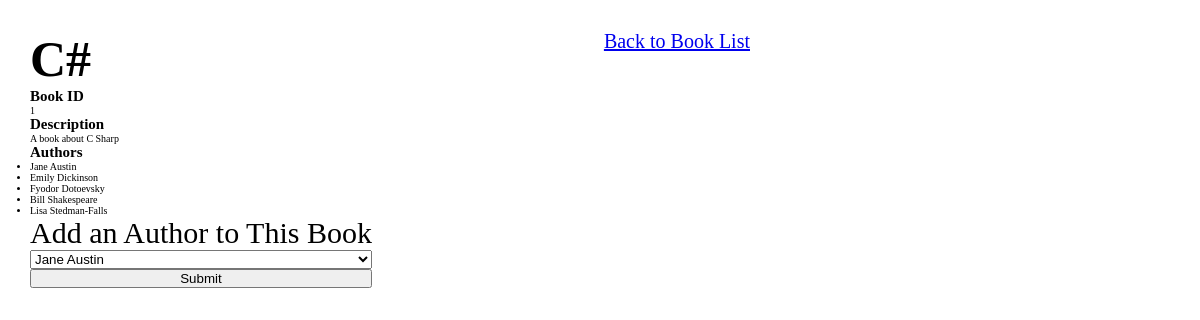
Screenshot of /books/1 with the database file from the repository.
### books_authors_app/models.py (models this page shows, shortened)
class Books(models.Model):
    title = models.CharField(max_length=255)
    desc = models.TextField()
    created_at = models.DateTimeField(auto_now_add=True)
    updated_at = models.DateTimeField(auto_now=True)

class Authors(models.Model):
    first_name = models.CharField(max_length=45)
    last_name = models.CharField(max_length=45)
    notes = models.TextField(null=True)
    books = models.ManyToManyField(Books, related_name= "book_authors")
    created_at = models.DateTimeField(auto_now_add=True)
    updated_at = models.DateTimeField(auto_now=True)

### books_authors_app/views.py (the view)
# urls.py: path("books/<int:book_id>", views.book_profile),
def book_profile(request, book_id):
    this_book = Books.objects.get(id=book_id)
    context = {
    "a_book": this_book,
    "all_the_authors":Authors.objects.all()
    }
    return render(request, "book_profile.html", context)

### books_authors_app/templates/book_profile.html (shortened to what this page needs)
<!DOCTYPE html>
<html lang="en-US">
<head>
    {% load static %}
    <link rel="stylesheet" href="{% static 'style.css' %}">
</head>
<body>
    <div id="wrapper">
        <div id="book_info">
            <h1>{{a_book.title}}</h1>
            <h2>Book ID</h2>
            <p>{{a_book.id}}</p>
            <h2>Description</h2>
            <p>{{a_book.desc}}</p>
            <h2>Authors</h2>
            <ul>
            {% for author in a_book.book_authors.all %}
                <li>{{author.first_name}} {{author.last_name}}</li>
            {% endfor %}
            </ul>
            <form action="/books/{{a_book.id}}/add_author" method="POST">
                <label for="author_id">Add an Author to This Book</label>
                <select name="author_id">
                    {% for author in all_the_authors %}
                    <option value="{{author.id}}">{{author.first_name}} {{author.last_name}}</option>
                    {% endfor %}
                </select>
                <button type="submit">Submit</button>
            </form>
        </div>
        <div id = "home">
            <a href="/">Back to Book List</a>
        </div>
    </div>
</body>
</html>

### books_authors_app/static/style.css (style rules this page uses)
* { margin:0; padding:0; }
html { font-size:10px; }
#wrapper { display: flex; justify-content: space-between; width: 60%; padding:3rem; }
form { display: flex; flex-direction: column; }
form { font-size:3rem; }
h1 { font-size:5rem; }
td, a { font-size:2rem; }

### rows the page displays
Books: title "C#", id "1", desc "A book about C Sharp"
Authors: first_name "Jane", last_name "Austin"
Authors: first_name "Emily", last_name "Dickinson"
Authors: first_name "Fyodor", last_name "Dotoevsky"
Authors: first_name "Bill", last_name "Shakespeare"
Authors: first_name "Lisa", last_name "Stedman-Falls"

### other values shown
form field author_id "Jane Austin"
